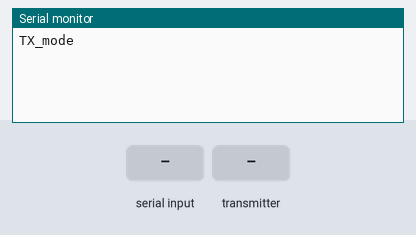
The sketch below on a simulated Arduino Uno, built with avr-gcc and run on an emulated ATmega328P. On the bench: the last lines printed to the serial monitor. Inputs (shaded band) come from the test bench. No radio packets arrive unless stated.

Above: at 1.2 s.
1.3 s: "1" received over Serial
At 2.2 s:
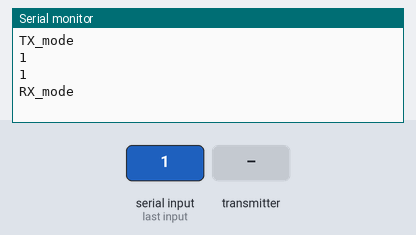
2.8 s: the transmitter starts sending payload = 0
At 3.3 s:
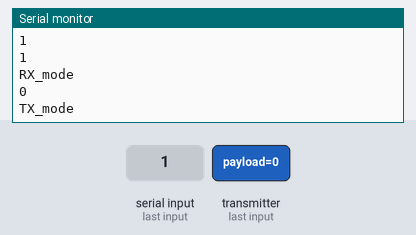

The sketch:

Rf_Master-V0.ino
```cpp
/*
* Getting Started example sketch for nRF24L01+ radios
* This is an example of how to send data from one node to another using data structures
* Updated: Dec 2014 by TMRh20
*/

#include <SPI.h>
#include "RF24.h"

byte addresses[][6] = {"1Node","2Node"};


/****************** User Config ***************************/
/***      Set this radio as radio number 0 or 1         ***/
bool radioNumber = 0;
char s=0;
int c=0;
char aux;

/* Hardware configuration: Set up nRF24L01 radio on SPI bus plus pins 7 & 8 */
RF24 radio(9,10);
/**********************************************************/


// Used to control whether this node is sending or receiving
bool role = 0;

/**
* Create a data structure for transmitting and receiving data
* This allows many variables to be easily sent and received in a single transmission
* See http://www.cplusplus.com/doc/tutorial/structures/
*/
struct dataStruct{
  char payload[50];
  int a=1;
}myData;

void setup() {

  Serial.begin(115200);

  radio.begin();

  // Set the PA Level low to prevent power supply related issues since this is a
 // getting_started sketch, and the likelihood of close proximity of the devices. RF24_PA_MAX is default.
  radio.setPALevel(RF24_PA_LOW);

  // Open a writing and reading pipe on each radio, with opposite addresses
  if(radioNumber){
    radio.openWritingPipe(addresses[1]);
    radio.openReadingPipe(1,addresses[0]);
  }else{
    radio.openWritingPipe(addresses[0]);
    radio.openReadingPipe(1,addresses[1]);
  }


  // Start the radio listening for data
  radio.startListening();
}


void loop() {


/****************** Ping Out Role ***************************/
    radio.stopListening();                                    // First, stop listening so we can talk.
    Serial.println("TX_mode");
    Serial.flush();
    while(!Serial.available()){}
    c=0;
    while(Serial.available()){
      aux=Serial.read();
      myData.payload[c]=aux;
      c++;
      Serial.println(c);
      delay(0.9);
    };
    Serial.println(myData.payload);
    if (!radio.write(&myData, sizeof(myData) )){
      Serial.println(F("failed"));
    }

    Serial.println("RX_mode");
    radio.startListening();                                    // Now, continue listening

                                  // Set up a variable to indicate if a response was received or not

    while ( ! radio.available() ){}                             // While nothing is received
          radio.read(&myData,sizeof(myData));
          Serial.println(myData.payload);

} // Loop
```

Measured:
- after the input at 1.3 s, the serial monitor: prints a new line at once (image 1)
- after the input at 2.8 s, the serial monitor: prints a new line at once (image 2)
